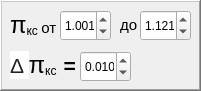
   <widget class="QFrame" name="frame">
    <property name="geometry">
     <rect>
      <x>10</x>
      <y>30</y>
      <width>201</width>
      <height>91</height>
     </rect>
    </property>
    <property name="frameShape">
     <enum>QFrame::WinPanel</enum>
    </property>
    <property name="frameShadow">
     <enum>QFrame::Raised</enum>
    </property>
    <widget class="QLabel" name="lbl_1">
     <property name="geometry">
      <rect>
       <x>10</x>
       <y>0</y>
       <width>51</width>
       <height>51</height>
      </rect>
     </property>
     <property name="text">
      <string>&lt;html&gt;&lt;head/&gt;&lt;body&gt;&lt;p&gt;&lt;span style=&quot; font-family:'Times New Roman,serif'; font-size:18pt;&quot;&gt;π&lt;/span&gt;&lt;span style=&quot; font-family:'Times New Roman,serif'; font-size:14pt; vertical-align:sub;&quot;&gt;кс &lt;/span&gt;&lt;span style=&quot; font-size:11pt;&quot;&gt;от&lt;/span&gt;&lt;/p&gt;&lt;/body&gt;&lt;/html&gt;</string>
     </property>
    </widget>
    <widget class="QDoubleSpinBox" name="dblSpinBox_3">
     <property name="geometry">
      <rect>
       <x>60</x>
       <y>10</y>
       <width>51</width>
       <height>31</height>
      </rect>
     </property>
     <property name="wrapping">
      <bool>true</bool>
     </property>
     <property name="decimals">
      <number>3</number>
     </property>
     <property name="minimum">
      <double>1.001000000000000</double>
     </property>
     <property name="maximum">
      <double>2.000000000000000</double>
     </property>
     <property name="singleStep">
      <double>0.001000000000000</double>
     </property>
    </widget>
    <widget class="QLabel" name="lbl_7">
     <property name="geometry">
      <rect>
       <x>120</x>
       <y>10</y>
       <width>21</width>
       <height>31</height>
      </rect>
     </property>
     <property name="text">
      <string>&lt;html&gt;&lt;head/&gt;&lt;body&gt;&lt;p&gt;&lt;span style=&quot; font-size:11pt;&quot;&gt;до&lt;/span&gt;&lt;/p&gt;&lt;/body&gt;&lt;/html&gt;</string>
     </property>
    </widget>
    <widget class="QDoubleSpinBox" name="dblSpinBox_4">
     <property name="geometry">
      <rect>
       <x>140</x>
       <y>10</y>
       <width>51</width>
       <height>31</height>
      </rect>
     </property>
     <property name="wrapping">
      <bool>true</bool>
     </property>
     <property name="decimals">
      <number>3</number>
     </property>
     <property name="minimum">
      <double>0.001000000000000</double>
     </property>
     <property name="maximum">
      <double>2.000000000000000</double>
     </property>
     <property name="singleStep">
      <double>0.001000000000000</double>
     </property>
     <property name="value">
      <double>1.121000000000000</double>
     </property>
    </widget>
    <widget class="QLabel" name="lbl_2">
     <property name="geometry">
      <rect>
       <x>10</x>
       <y>50</y>
       <width>71</width>
       <height>31</height>
      </rect>
     </property>
     <property name="text">
      <string>&lt;!DOCTYPE HTML PUBLIC &quot;-//W3C//DTD HTML 4.0//EN&quot; &quot;http://www.w3.org/TR/REC-html40/strict.dtd&quot;&gt;
&lt;html&gt;&lt;head&gt;&lt;meta name=&quot;qrichtext&quot; content=&quot;1&quot; /&gt;&lt;style type=&quot;text/css&quot;&gt;
p, li { white-space: pre-wrap; }
&lt;/style&gt;&lt;/head&gt;&lt;body style=&quot; font-family:'MS Shell Dlg 2'; font-size:8pt; font-weight:400; font-style:normal;&quot;&gt;
&lt;p style=&quot; margin-top:12px; margin-bottom:12px; margin-left:0px; margin-right:0px; -qt-block-indent:0; text-indent:0px;&quot;&gt;&lt;span style=&quot; font-family:'arial,sans-serif'; font-size:16pt; color:#222222; background-color:#ffffff;&quot;&gt;Δ &lt;/span&gt;&lt;span style=&quot; font-family:'Times New Roman,serif'; font-size:18pt;&quot;&gt;π&lt;/span&gt;&lt;span style=&quot; font-family:'Times New Roman,serif'; font-size:14pt; vertical-align:sub;&quot;&gt;кс &lt;/span&gt;&lt;span style=&quot; font-family:'Times New Roman,serif'; font-size:16pt; vertical-align:sub;&quot;&gt; &lt;/span&gt;&lt;span style=&quot; font-family:'Times New Roman,serif'; font-size:16pt; font-weight:600;&quot;&gt;=&lt;/span&gt;&lt;/p&gt;&lt;/body&gt;&lt;/html&gt;</string>
     </property>
    </widget>
    <widget class="QDoubleSpinBox" name="dblSpinBox">
     <property name="geometry">
      <rect>
       <x>80</x>
       <y>51</y>
       <width>51</width>
       <height>31</height>
      </rect>
     </property>
     <property name="wrapping">
      <bool>true</bool>
     </property>
     <property name="decimals">
      <number>3</number>
     </property>
     <property name="minimum">
      <double>0.001000000000000</double>
     </property>
     <property name="maximum">
      <double>1.000000000000000</double>
     </property>
     <property name="singleStep">
      <double>0.005000000000000</double>
     </property>
     <property name="value">
      <double>0.010000000000000</double>
     </property>
    </widget>
   </widget>
